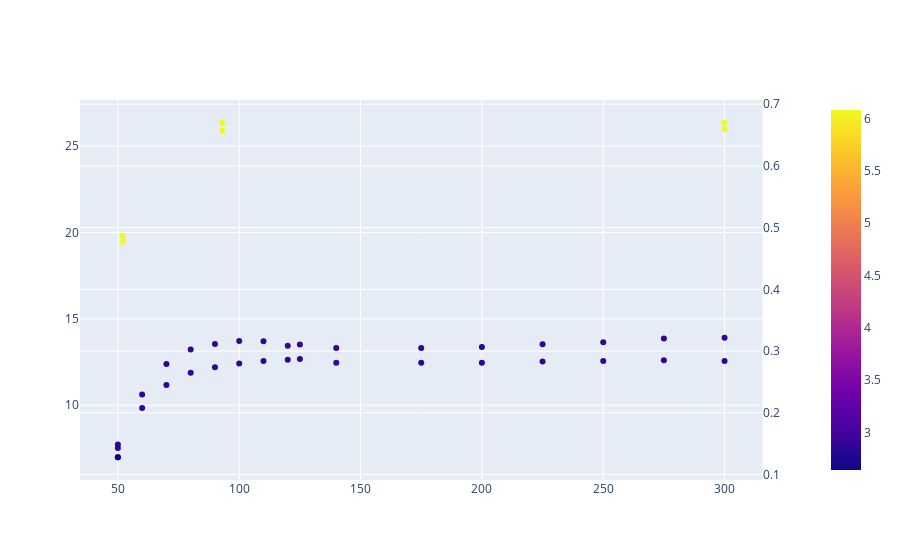

The code cell stored with this chart in its notebook:
### Code cell
import plotly.express as px
from plotly.subplots import make_subplots
import pandas as pd
import numpy as np

subfig = make_subplots(specs=[[{"secondary_y": True}]])

# create two independent figures with px.line each containing data from multiple columns
fig = px.scatter(df, x='Vtube', y='Ibase', color = 'Iarc',#hover_data = ['Iarc', 'Ibias', 'Vpfs_tube'])
                 hover_data={'IpinMax':True,
                             'Iarc':True, 
                             'pressure':':.2e',
#                              'Vpfs_tube':True, 
#                              # data not in dataframe, default formatting
#                              'suppl_1': np.random.random(len(df)),
#                              # data not in dataframe, customized formatting
#                              'suppl_2': (':.3f', np.random.random(len(df)))
                            })
fig2 = px.scatter(df, x='Vtube', y='Itube', color = 'Iarc',#hover_data = ['Iarc', 'Ibias', 'Vpfs_tube'])
                 hover_data={'IpinMax':True,
                             'Iarc':True, 
                             'pressure':':.2e',
#                              'Vpfs_tube':True, 
#                              # data not in dataframe, default formatting
#                              'suppl_1': np.random.random(len(df)),
#                              # data not in dataframe, customized formatting
#                              'suppl_2': (':.3f', np.random.random(len(df)))
                            })

fig3 = px.scatter(df, x='Vtube', y='Ibias', color = 'Iarc',#hover_data = ['Iarc', 'Ibias', 'Vpfs_tube'])
                 hover_data={'IpinMax':True,
                             'Iarc':True, 
                             'pressure':':.2e',
#                              'Vpfs_tube':True, 
#                              # data not in dataframe, default formatting
#                              'suppl_1': np.random.random(len(df)),
#                              # data not in dataframe, customized formatting
#                              'suppl_2': (':.3f', np.random.random(len(df)))
                            })

# fig2.update_traces(yaxis="y2")
fig3.update_traces(yaxis="y2")
subfig.add_traces(fig.data + fig3.data)
# subfig.layout.xaxis.title="Time"
# subfig.layout.yaxis.title="Linear Y"
# subfig.layout.yaxis2.type="log"
# subfig.layout.yaxis2.title="Log Y"
# recoloring is necessary otherwise lines from fig und fig2 would share each color
# e.g. Linear-, Log- = blue; Linear+, Log+ = red... we don't want this
# subfig.for_each_trace(lambda t: t.update(line=dict(color=t.marker.color)))
subfig.show()

### Figure 1 — Plotly figure (JSON) as saved in the notebook; plotly's stock layout.template omitted (floating-point values rounded to 4 significant figures)
{"data": [{"customdata": [[0.09054, 2.64, 0.00024], [0.1051, 2.87, 0.00024], [0.1398, 2.87, 0.00024], [0.1625, 2.87, 0.00024], [0.1724, 2.89, 0.00025], [0.1774, 2.89, 0.00025], [0.1805, 2.89, 0.00025], [0.1828, 2.89, 0.00025], [0.1831, 2.89, 0.00025], [0.1844, 2.9, 0.00025], [0.1804, 2.88, 0.00025], [0.1794, 2.88, 0.00025], [0.18, 2.81, 0.00026], [0.1817, 2.88, 0.00026], [0.1831, 2.89, 0.00026], [0.185, 2.89, 0.00026], [0.1851, 2.89, 0.00026], [0.4433, 6.07, 0.0003], [0.3253, 6.08, 0.0003], [0.438, 6.08, 0.0003]], "hovertemplate": "Vtube=%{x}<br>Ibase=%{y}<br>IpinMax=%{customdata[0]}<br>Iarc=%{marker.color}<br>pressure=%{customdata[2]:.2e}<extra></extra>", "legendgroup": "", "marker": {"color": [2.64, 2.87, 2.87, 2.87, 2.89, 2.89, 2.89, 2.89, 2.89, 2.9, 2.88, 2.88, 2.81, 2.88, 2.89, 2.89, 2.89, 6.07, 6.08, 6.08], "coloraxis": "coloraxis", "symbol": "circle"}, "mode": "markers", "name": "", "orientation": "v", "showlegend": false, "type": "scatter", "x": [50, 50, 60, 70, 80, 90, 100, 110, 120, 125, 140, 175, 200, 225, 250, 275, 300, 93, 52, 300], "xaxis": "x", "y": [6.99, 7.73, 10.62, 12.39, 13.22, 13.55, 13.72, 13.7, 13.44, 13.51, 13.32, 13.32, 13.37, 13.53, 13.64, 13.86, 13.9, 26.35, 19.79, 25.98], "yaxis": "y"}, {"customdata": [[0.09054, 2.64, 0.00024], [0.1051, 2.87, 0.00024], [0.1398, 2.87, 0.00024], [0.1625, 2.87, 0.00024], [0.1724, 2.89, 0.00025], [0.1774, 2.89, 0.00025], [0.1805, 2.89, 0.00025], [0.1828, 2.89, 0.00025], [0.1831, 2.89, 0.00025], [0.1844, 2.9, 0.00025], [0.1804, 2.88, 0.00025], [0.1794, 2.88, 0.00025], [0.18, 2.81, 0.00026], [0.1817, 2.88, 0.00026], [0.1831, 2.89, 0.00026], [0.185, 2.89, 0.00026], [0.1851, 2.89, 0.00026], [0.4433, 6.07, 0.0003], [0.3253, 6.08, 0.0003], [0.438, 6.08, 0.0003]], "hovertemplate": "Vtube=%{x}<br>Ibias=%{y}<br>IpinMax=%{customdata[0]}<br>Iarc=%{marker.color}<br>pressure=%{customdata[2]:.2e}<extra></extra>", "legendgroup": "", "marker": {"color": [2.64, 2.87, 2.87, 2.87, 2.89, 2.89, 2.89, 2.89, 2.89, 2.9, 2.88, 2.88, 2.81, 2.88, 2.89, 2.89, 2.89, 6.07, 6.08, 6.08], "coloraxis": "coloraxis", "symbol": "circle"}, "mode": "markers", "name": "", "orientation": "v", "showlegend": false, "type": "scatter", "x": [50, 50, 60, 70, 80, 90, 100, 110, 120, 125, 140, 175, 200, 225, 250, 275, 300, 93, 52, 300], "xaxis": "x", "y": [0.128, 0.143, 0.208, 0.245, 0.265, 0.274, 0.28, 0.284, 0.286, 0.287, 0.281, 0.281, 0.281, 0.283, 0.284, 0.285, 0.284, 0.657, 0.477, 0.67], "yaxis": "y2"}], "layout": {"xaxis": {"anchor": "y", "domain": [0, 0.94]}, "yaxis": {"anchor": "x", "domain": [0, 1]}, "yaxis2": {"anchor": "x", "overlaying": "y", "side": "right"}}}
